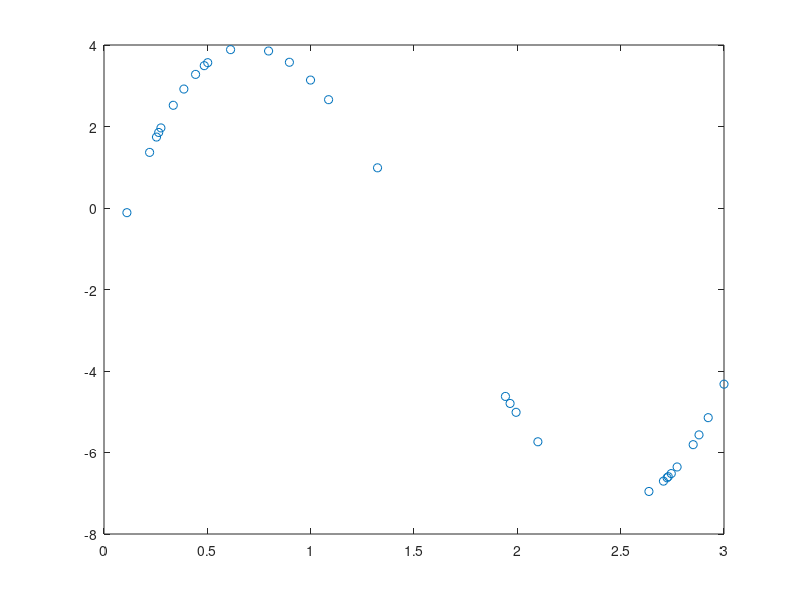

Reproduce this figure in MATLAB. (Note: this script raises an error after producing the figure.)
close all
clear all
clc

rand('seed',0);
randn('seed',0);

x=[0 1 2 3];
y=[-2 3 -5 -4];

ruido = 0.15;
N = 30;

p=polyfit(x,y,3);

xi=0:0.1:3.5;
plot(xi,polyval(p,xi));

x = rand(1,N)*3;
y = polyval(p,x) + ruido*randn(1,length(x));

plot(x,y,'o')

xg = rand(1,2000000)*3.5;
yg = polyval(p,xg);
drawnow;

% Hasta aqui hemos generado los datos con los que trabajaremos

xi = 0:0.1:3.5;

for orden=1:6
      
  % Estimacion de parametros : APRENDIZAJE
  p = polyfit(x,y,orden);
  
  % Calculo del error de generalizacion
  yestim = polyval(p,xg);
  Eg(orden) = sum((yg-yestim).^2)/length(xg);

  % Error de resustitucion
  yestim = polyval(p,x);
  Er(orden) = sum((y-yestim).^2)/length(x);
  
  % Error de validacion simple
  xtrn = x(1:length(x)/2);
  ytrn = y(1:length(x)/2);
  xtst = x(length(x)/2+1:end);
  ytst = y(length(x)/2+1:end);
  
  p = polyfit(xtrn,ytrn,orden);

  yestim = polyval(p,xtst);
  Ev(orden) = sum((ytst-yestim).^2)/length(xtst);

  % Random sampling
  Ers(orden)=0;
  for j=1:100
    [x,y]=shuffle(x,y);
    xtrn = x(1:length(x)/2);
    ytrn = y(1:length(x)/2);
    xtst = x(length(x)/2+1:end);
    ytst = y(length(x)/2+1:end);
  
    p = polyfit(xtrn,ytrn,orden);

    yestim = polyval(p,xtst);
    Ers(orden) = Ers(orden) + sum((ytst-yestim).^2)/length(xtst);
  end
  Ers(orden) = Ers(orden)/100;
  
end

plot(Eg,'r');hold on;plot(Er,'b'); plot(Ev,'m');plot(Ers,'k')
legend('Egeneral','Eresust','Evalid','Erandomsampl')